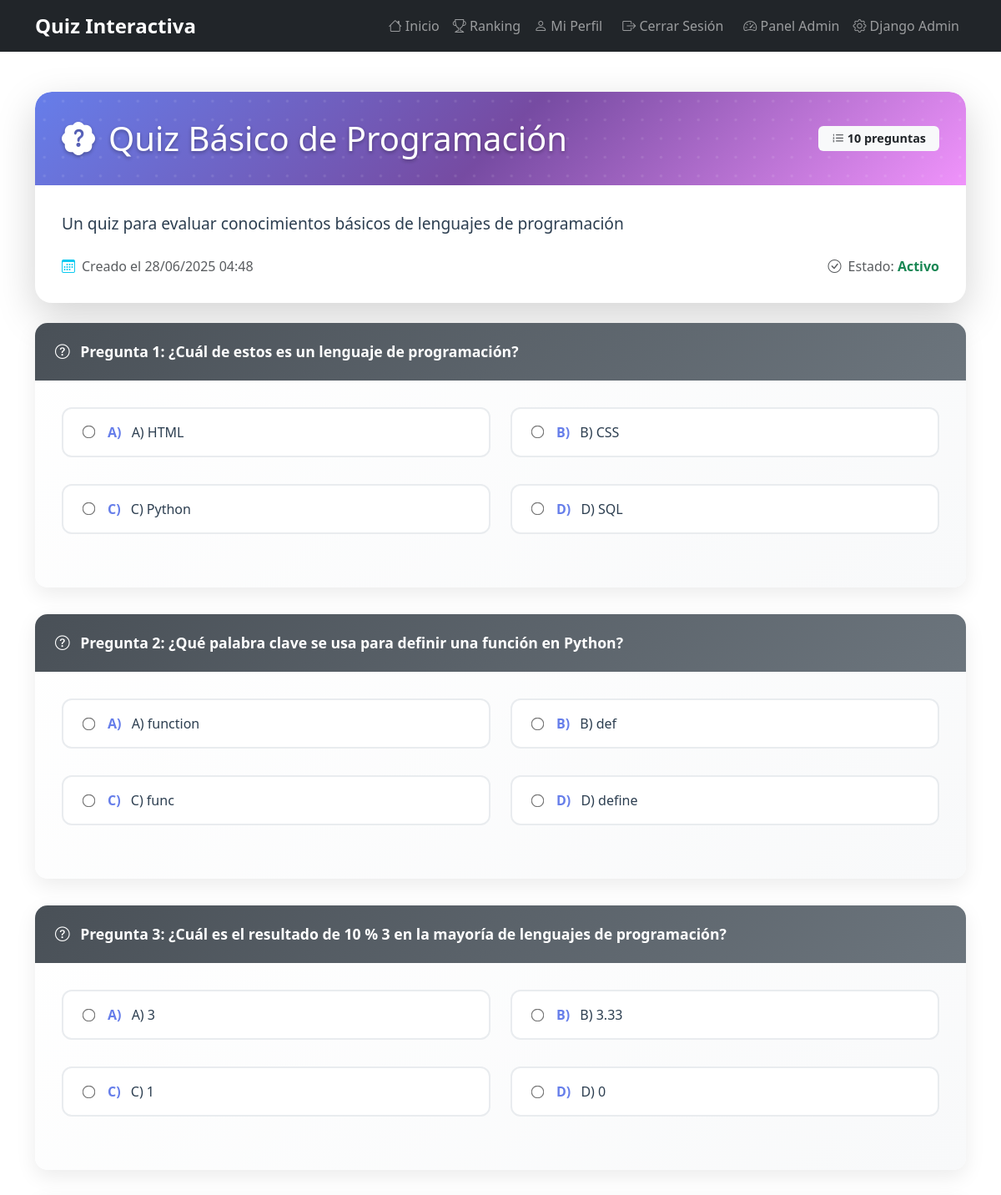
Page /quiz/21/ (signed in, upper part) on the committed database.
### quizzes/models.py (models this page shows, shortened)
class Quiz(models.Model):
    titulo = models.CharField(max_length=200)
    descripcion = models.TextField(blank=True)
    fecha_creacion = models.DateTimeField(auto_now_add=True)
    activo = models.BooleanField(default=True)
    tiempo_limite = models.IntegerField(default=0, help_text="Tiempo en minutos (0 = sin límite)")

class Pregunta(models.Model):
    quiz = models.ForeignKey(Quiz, related_name='preguntas', on_delete=models.CASCADE)
    texto = models.CharField(max_length=500)

class Opcion(models.Model):
    pregunta = models.ForeignKey(Pregunta, related_name='opciones', on_delete=models.CASCADE)
    texto = models.CharField(max_length=300)
    es_correcta = models.BooleanField(default=False)

### quizzes/views.py (the view)
# urls.py: path('quiz/<int:quiz_id>/', views.quiz_detail, name='quiz_detail'),
@login_required
def quiz_detail(request, quiz_id):
    quiz = get_object_or_404(Quiz, id=quiz_id)
    preguntas = quiz.preguntas.all()
    participacion_existente = Participacion.objects.filter(usuario=request.user, quiz=quiz).first()
    return render(request, 'quizzes/quiz_detail.html', {
        'quiz': quiz,
        'preguntas': preguntas,
        'participacion_existente': participacion_existente
    })

### quizzes/templates/quizzes/quiz_detail.html (shortened to what this page needs)
{% extends 'base.html' %}
{% block content %}
<div class="container my-5">
    <div class="row">
        <div class="col-12">
            <div class="card quiz-detail-card border-0 shadow-lg">
                <div class="quiz-detail-header text-white">
                    <div class="row align-items-center" style="position: relative; z-index: 2; padding: 2rem;">
                        <div class="col">
                            <h1 class="mb-0" style="text-shadow: 0 2px 4px rgba(0,0,0,0.3);">
                                <i class="bi bi-patch-question-fill me-3"></i>{{ quiz.titulo }}
                            </h1>
                        </div>
                        <div class="col-auto">
                            <span class="badge bg-light text-dark px-3 py-2" style="font-size: 0.9rem;">
                                <i class="bi bi-list-ol me-1"></i>{{ preguntas|length }} pregunta{{ preguntas|length|pluralize }}
                            </span>
                        </div>
                    </div>
                </div>
                <div class="card-body" style="padding: 2rem;">
                    <p class="lead mb-4" style="color: #2c3e50; font-size: 1.2rem;">{{ quiz.descripcion }}</p>
                    <div class="row">
                        <div class="col-md-6">
                            <div class="d-flex align-items-center text-muted">
                                <i class="bi bi-calendar3 me-2 text-info"></i>
                                <span>Creado el {{ quiz.fecha_creacion|date:"d/m/Y H:i" }}</span>
                            </div>
                        </div>
                        <div class="col-md-6 text-md-end">
                            <div class="d-flex align-items-center justify-content-md-end text-muted">
                                <i class="bi bi-check-circle me-2"></i>
                                <span>Estado:
                                {% if quiz.activo %}
                                    <span class="text-success fw-bold">Activo</span>
                                {% else %}
                                    <span class="text-danger fw-bold">Inactivo</span>
                                {% endif %}
                                </span>
                            </div>
                        </div>
                    </div>
                </div>
            </div>
        </div>
    </div>
    <div class="row mt-4">
        <div class="col-12">
            <form id="quizForm" class="needs-validation" novalidate>
                {% for pregunta in preguntas %}
                <div class="question-card">
                    <div class="question-header">
                        <h5 class="question-text">
                            <i class="bi bi-question-circle me-2"></i>
                            Pregunta {{ forloop.counter }}: {{ pregunta.texto }}
                        </h5>
                    </div>
                    <div class="card-body" style="padding: 2rem;">
                        <div class="row">
                            {% for opcion in pregunta.opciones.all %}
                            <div class="col-md-6 mb-3">
                                <div class="option-item" onclick="selectOption(this, '{{ opcion.id }}')">
                                    <label class="option-label">
                                        <input class="option-radio" type="radio"
                                               name="pregunta_{{ pregunta.id }}"
                                               id="opcion_{{ opcion.id }}"
                                               value="{{ opcion.id }}" required>
                                        <span>
                                            <strong class="me-2" style="color: #667eea;">
                                                {% if forloop.counter == 1 %}A{% elif forloop.counter == 2 %}B{% elif forloop.counter == 3 %}C{% else %}D{% endif %})
                                            </strong>
                                            {{ opcion.texto }}
                                        </span>
                                    </label>
                                </div>
                            </div>
                            {% endfor %}
                        </div>
                    </div>
                </div>
                {% empty %}
                <div class="empty-state">
                    <i class="bi bi-exclamation-triangle"></i>
                    <h4 class="text-muted">No hay preguntas en este quiz</h4>
                    <p class="text-muted mb-0">Este quiz aún no tiene preguntas configuradas.</p>
                </div>
                {% endfor %}
            </form>
        </div>
    </div>
</div>
{% endblock %}

### quizzes/templates/base.html (style rules this page uses)
.quiz-detail-header { background: linear-gradient(135deg, #667eea 0%, #764ba2 50%, #f093fb 100%); border-radius: 20px 20px 0 0; position: relative; overflow: hidden; }
.quiz-detail-header::before { content: ''; position: absolute; top: 0; left: 0; right: 0; bottom: 0; }
.quiz-detail-card { border: none; border-radius: 20px; overflow: hidden; box-shadow: 0 15px 35px rgba(0, 0, 0, 0.1), 0 5px 15px rgba(0, 0, 0, 0.08); }
.question-card { border: none; border-radius: 15px; background: linear-gradient(145deg, #ffffff 0%, #f8f9fa 100%); box-shadow: 0 8px 25px rgba(0, 0, 0, 0.08); margin-bottom: 2rem; overflow: hidden; transition: all 0.3s ease; }
.question-header { background: linear-gradient(135deg, #495057 0%, #6c757d 100%); color: white; padding: 1.5rem; position: relative; }
.question-text { font-size: 1.1rem; font-weight: 600; margin: 0; position: relative; z-index: 2; }
.option-item { border: 2px solid #e9ecef; border-radius: 12px; margin-bottom: 1rem; transition: all 0.3s ease; background: white; cursor: pointer; }
.option-label { padding: 1rem 1.5rem; display: flex; align-items: center; font-weight: 500; color: #2c3e50; }
.option-radio { margin-right: 1rem; transform: scale(1.2); accent-color: #667eea; }

### rows in the picture
Quiz: titulo "Quiz Básico de Programación", descripcion "Un quiz para evaluar conocimientos básicos de lenguajes de programación", fecha_creacion "28/06/2025 04:48"
Pregunta: texto "¿Cuál de estos es un lenguaje de programación?"
Opcion: shows "A", texto "A) HTML"
Opcion: shows "B", texto "B) CSS"
Opcion: shows "C", texto "C) Python"
Opcion: shows "D", texto "D) SQL"
Pregunta: texto "¿Qué palabra clave se usa para definir una función en Python?"
Opcion: shows "A", texto "A) function"
Opcion: shows "B", texto "B) def"
Opcion: shows "C", texto "C) func"
Opcion: shows "D", texto "D) define"
Pregunta: texto "¿Cuál es el resultado de 10 % 3 en la mayoría de lenguajes de programación?"
Opcion: shows "A", texto "A) 3"
Opcion: shows "B", texto "B) 3.33"
Opcion: shows "C", texto "C) 1"
Opcion: shows "D", texto "D) 0"

### other values in the picture
{{ preguntas|length }} "10"
